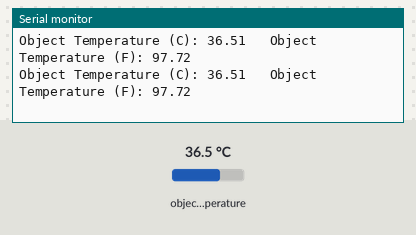
The sketch below on a simulated Arduino Uno, built with avr-gcc and run on an emulated ATmega328P. Parts: the last lines printed to the serial monitor. Inputs (shaded band) come from the test bench; at power-on: object temperature 36.5 °C.

Above: at 1.2 s.
1.3 s: object temperature set to 20 °C
At 2.6 s:
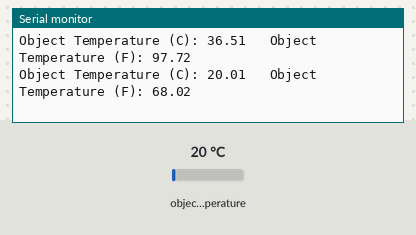
2.8 s: object temperature set to 26 °C
At 3.6 s:
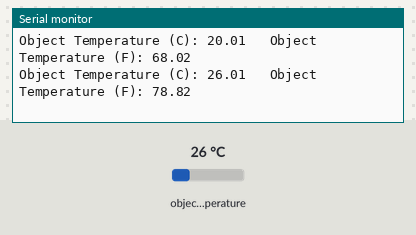
Timing chart, 0 to 5.8 s (numbered marks = the images above; inputs shaded):
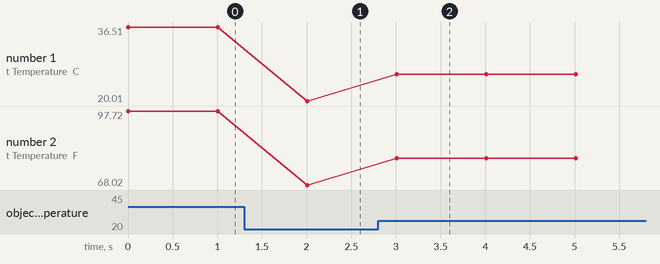

The sketch:

temp.ino
```cpp
#include <Wire.h>
#include <Adafruit_MLX90614.h>

Adafruit_MLX90614 mlx = Adafruit_MLX90614();

void setup() {
  Serial.begin(9600);
  mlx.begin();
}

void loop() {
  float tempC = mlx.readObjectTempC();
  float tempF = mlx.readObjectTempF();

  Serial.print("Object Temperature (C): ");
  Serial.print(tempC);
  Serial.print("   ");

  Serial.print("Object Temperature (F): ");
  Serial.println(tempF);

  delay(1000); // Delay for a second
}
```

Measured:
- after the input at 1.3 s, the serial monitor: prints a new line after 0.71 s (image 1)
- after the input at 2.8 s, the serial monitor: prints a new line after 0.21 s (image 2)
- plotted number 1: 36.51 → 20.01 after the input at 1.3 s, 20.01 → 26.01 after the input at 2.8 s
- plotted number 2: 97.72 → 68.02 after the input at 1.3 s, 68.02 → 78.82 after the input at 2.8 s
